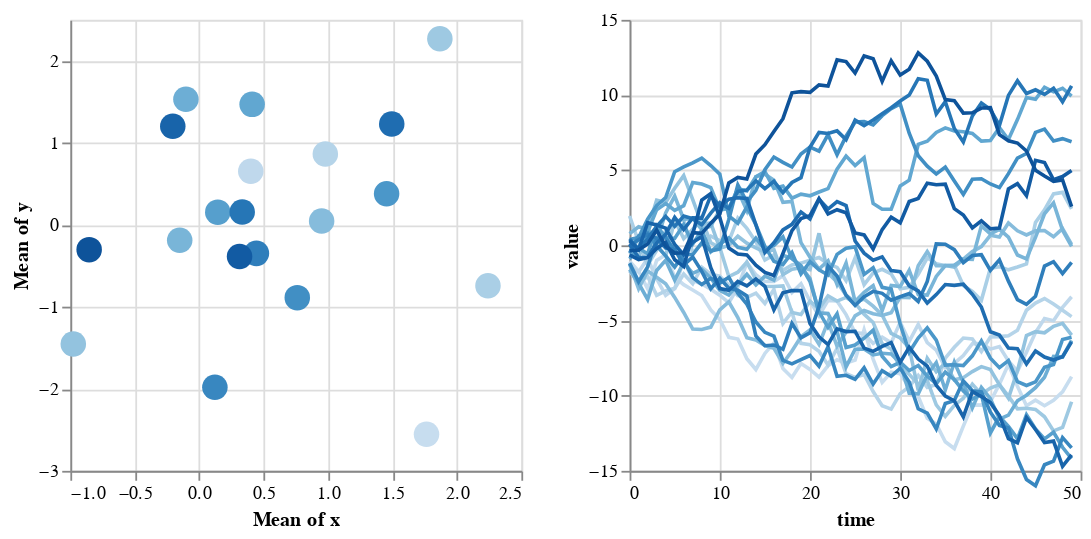

Write notebook code for a chart like this one.
### Code cell
import altair as alt
import pandas as pd
import numpy as np

np.random.seed(0)

n_objects = 20
n_times = 50

# Create one (x, y) pair of metadata per object
locations = pd.DataFrame({
    'id': range(n_objects),
    'x': np.random.randn(n_objects),
    'y': np.random.randn(n_objects)
})

# Create a 50-element time-series for each object
timeseries = pd.DataFrame(np.random.randn(n_times, n_objects).cumsum(0),
                          columns=locations['id'],
                          index=pd.RangeIndex(0, n_times, name='time'))

# Melt the wide-form timeseries into a long-form view
timeseries = timeseries.reset_index().melt('time')

# Merge the (x, y) metadata into the long-form view
timeseries['id'] = timeseries['id'].astype(int)  # make merge not complain
data = pd.merge(timeseries, locations, on='id')

# Data is prepared, now make a chart

selector = alt.selection_point(fields=['id'])

base = alt.Chart(data).properties(
    width=250,
    height=250
).add_params(selector)

points = base.mark_point(filled=True, size=200).encode(
    x='mean(x)',
    y='mean(y)',
    color=alt.condition(selector, 'id:O', alt.value('lightgray'), legend=None),
)

timeseries = base.mark_line().encode(
    x='time',
    y=alt.Y('value').scale(domain=(-15, 15)),
    color=alt.Color('id:O').legend(None)
).transform_filter(
    selector
)

points | timeseries

### Figure 1 — Vega-Lite specification as saved in the notebook (floating-point values rounded to 4 significant figures; data arrays with more than 128 entries replaced by an {"elided": "..."} marker saying what was removed)
{"config": {"view": {"continuousWidth": 300, "continuousHeight": 300}}, "hconcat": [{"mark": {"type": "point", "filled": true, "size": 200}, "encoding": {"color": {"condition": {"param": "param_12", "field": "id", "type": "ordinal", "legend": null}, "value": "lightgray"}, "x": {"aggregate": "mean", "field": "x", "type": "quantitative"}, "y": {"aggregate": "mean", "field": "y", "type": "quantitative"}}, "height": 250, "name": "view_10", "width": 250}, {"mark": {"type": "line"}, "encoding": {"color": {"field": "id", "legend": null, "type": "ordinal"}, "x": {"field": "time", "type": "quantitative"}, "y": {"field": "value", "scale": {"domain": [-15, 15]}, "type": "quantitative"}}, "height": 250, "name": "view_11", "transform": [{"filter": {"param": "param_12"}}], "width": 250}], "data": {"name": "data-86cc18c68bd6e2ece9bef2b46afbf45b"}, "params": [{"name": "param_12", "select": {"type": "point", "fields": ["id"]}, "views": ["view_10", "view_11"]}], "$schema": "https://vega.github.io/schema/vega-lite/v5.8.0.json", "datasets": {"data-86cc18c68bd6e2ece9bef2b46afbf45b": {"elided": "1000 records"}}}
